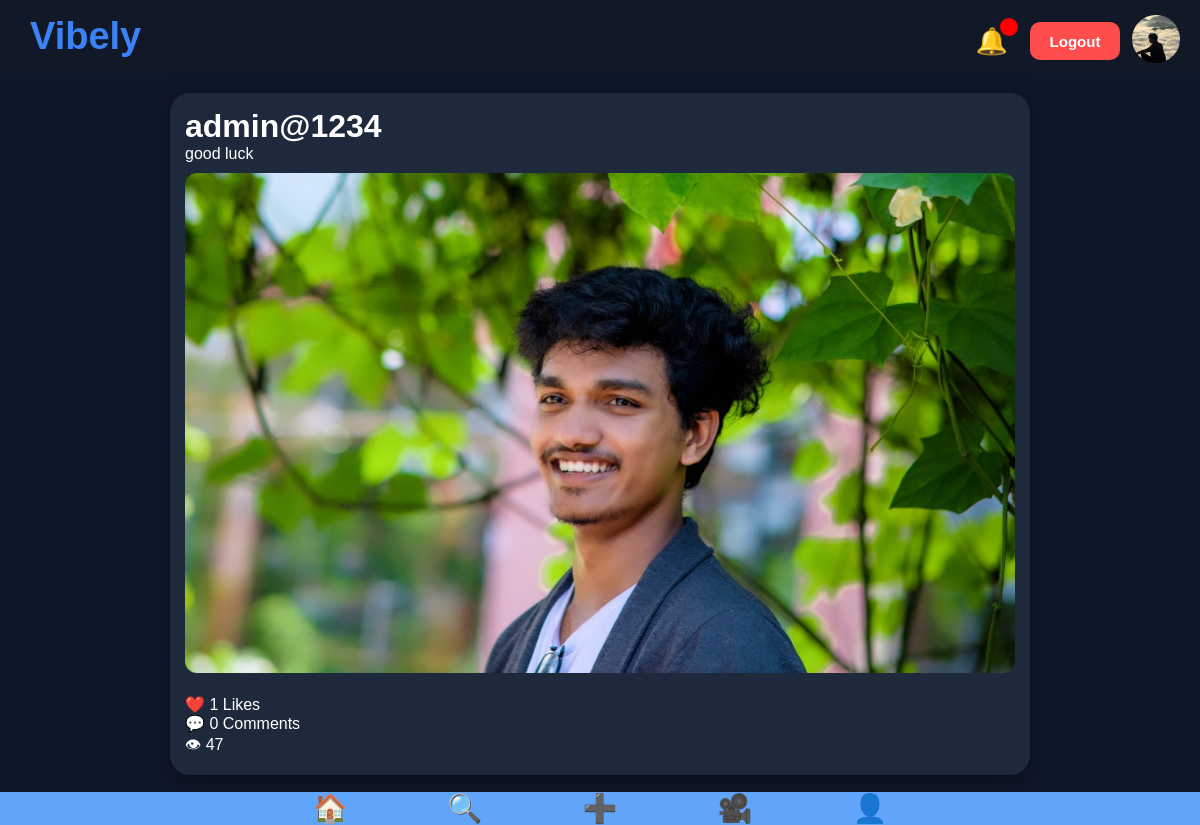
/post/7/ (signed in), run on an earlier commit of the app's database.
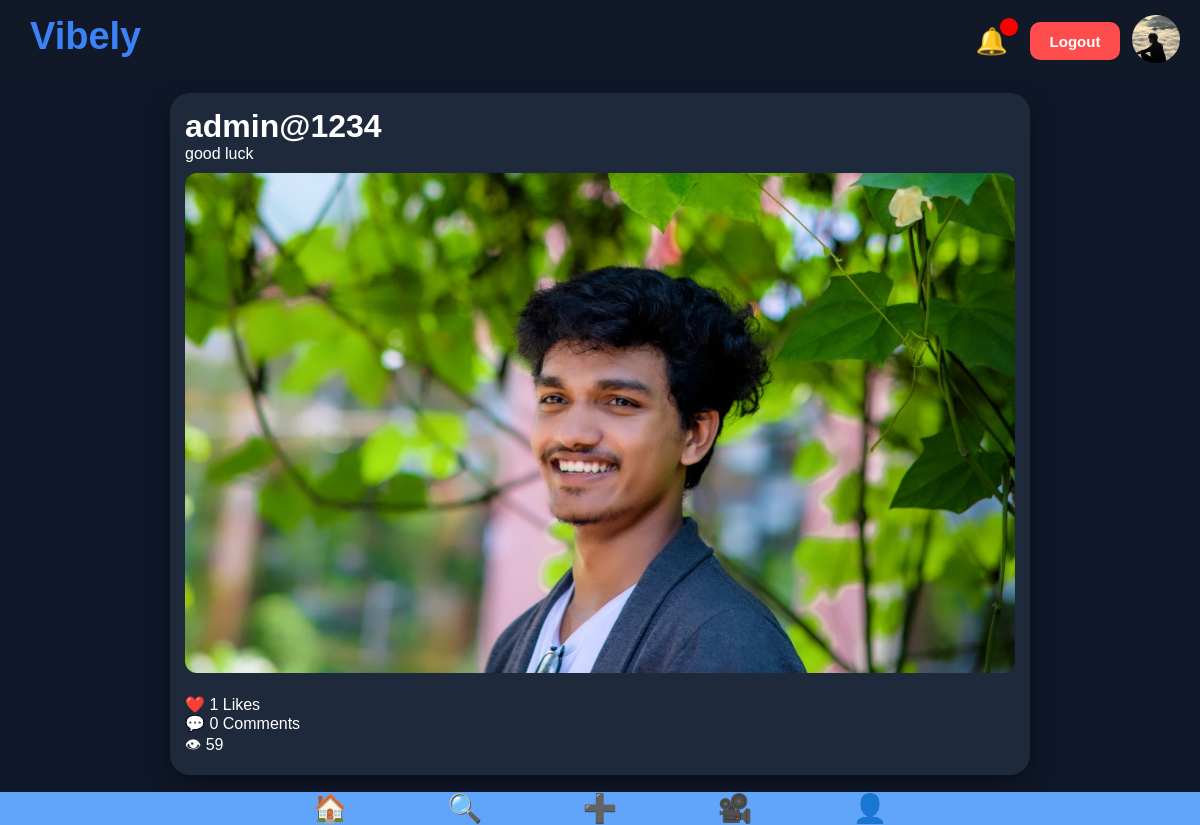
And on a later commit of the database.
### posts/models.py (models this page shows, shortened)
class Post(models.Model):
    user = models.ForeignKey(
        User,
        on_delete=models.CASCADE
    )
    caption = models.TextField()
    category = models.CharField(
        max_length=20,
        choices=CATEGORY_CHOICES
    )
    media = models.FileField(
        upload_to='posts/',
        blank=True,
        null=True
    )
    created_at = models.DateTimeField(
        auto_now_add=True
    )
    views = models.IntegerField(
        default=0
    )

### posts/views.py (the view)
def post_detail(request, post_id):
    post = get_object_or_404(
        Post,
        id=post_id
    )
    return render(
        request,
        'posts/post_detail.html',
        {'post': post}
    )

### templates/posts/post_detail.html (shortened to what this page needs)
{% extends 'base.html' %}
{% block content %}
<div class="post-card">
    <h2>{{ post.user.username }}</h2>
    <p>{{ post.caption }}</p>
    {% if post.media %}
        {% if ".mp4" in post.media.url %}
            <video width="100%" controls>
                <source src="{{ post.media.url }}">
            </video>
        {% else %}
            <img
                src="{{ post.media.url }}"
                width="100%">
        {% endif %}
    {% endif %}
    <br><br>
    ❤️ {{ post.like_set.count }} Likes
    <br>
    💬 {{ post.comment_set.count }} Comments
    <br>
    👁 {{ post.views }}
</div>
{% endblock %}

What changed in the data, as far as the page shows it:
changed Post "good luck": views "47" → "59"
